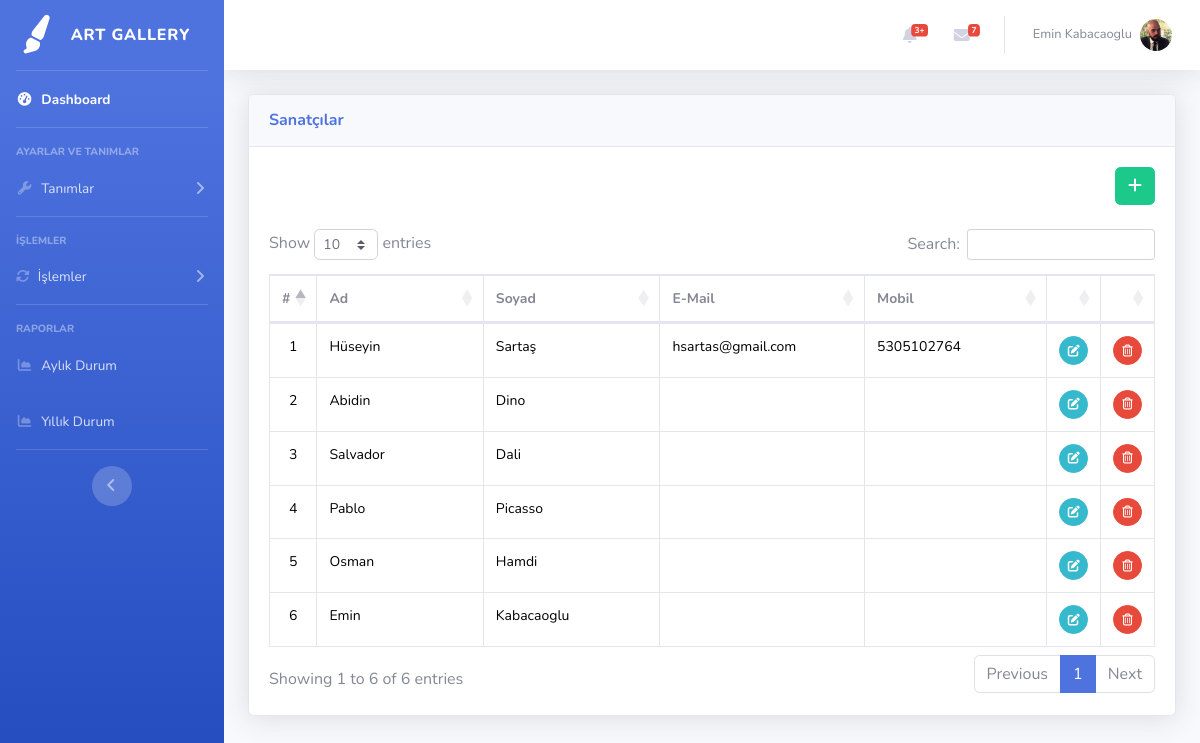
Screenshot of /artgallery/artists.php (signed in) with the database file from the repository.
### tables this page shows
CREATE TABLE IF NOT EXISTS `users` (
  `user_id` int NOT NULL AUTO_INCREMENT,
  `user_name` varchar(50) NOT NULL,
  `user_lastname` varchar(50) NOT NULL,
  `user_username` varchar(50) NOT NULL,
  `user_password` varchar(100) NOT NULL,
  `user_photo` varchar(100) NOT NULL,
  `user_status` enum('0','1') NOT NULL DEFAULT '1',
  `user_email` varchar(50) NOT NULL,
  `user_mobile` varchar(50) NOT NULL,
  PRIMARY KEY (`user_id`)
);

CREATE TABLE IF NOT EXISTS `artists` (
  `artist_id` int NOT NULL AUTO_INCREMENT,
  `artist_name` varchar(100) NOT NULL,
  `artist_lastname` varchar(100) NOT NULL,
  `artist_email` varchar(100) NOT NULL,
  `artist_mobile` varchar(50) NOT NULL,
  `record_date` timestamp NOT NULL DEFAULT CURRENT_TIMESTAMP,
  PRIMARY KEY (`artist_id`)
);

### artgallery/admin/setconfig.php (called while the page is built, shortened)
<?php
require_once 'admin/class.crud.php';
$db = new crud();
?>

### artgallery/admin/class.crud.php (called while the page is built, shortened)
<?php
    class crud{
        private $db;
        public function __construct(){
            try {
                 $this->db=new PDO('mysql:host=localhost;dbname=artgallery;charset=utf8','root','Baskent@2005@');
            } catch (Exception $e) {
                die("Bağlantı Başarısız: ".$e->getMessage());
            }
        }
        public function read($table,$options=[]){
            try {
                if (isset($options['column_name'])) {
                    $stmt=$this->db->prepare("SELECT * FROM $table order by {$options['column_name']} {$options['column_sort']}");
                }  else {
                    $stmt=$this->db->prepare("SELECT * FROM $table");
                }
                $stmt->execute();
                return $stmt;
            } catch (Exception $e) {
                echo $e->getMessage();
                return false;
            }
        }
        public function qSql($sql,$options=[]) {
            try {
                $stmt=$this->db->prepare($sql);
                $stmt->execute();
                return $stmt;
            } catch (Exception $e) {
                return ['status' => FALSE, 'error' => $e->getMessage()];
            }
        }
    }
?>

### artgallery/artists.php (the view, shortened to what this page needs)
<?php require_once 'header.php'; ?>
<div class="container-fluid" id="container-fluid">
  <div class="card shadow mb-4">
    <div class="card-header py-3">
      <h6 class="m-0 font-weight-bold text-primary">Sanatçılar</h6>
    </div>
<div class="card-body">
      <div class="table-responsive">
        <div align="right">
          <button class="btn btn-success" onclick="openForm()"><i class="fas fa-plus"></i></button>
        </div> <br>
        <table class="table table-bordered" id="dataTable" width="100%" cellspacing="0">
          <thead>
            <tr>
              <th>#</th>
              <th>Ad</th>
              <th>Soyad</th>
              <th>E-Mail</th>
              <th>Mobil</th>
              <th></th>
              <th></th>
            </tr>
          </thead>
          <tbody>
            <?php
            $sql = $db->read("artists");
            $count = 0;
            while ($row = $sql->fetch(PDO::FETCH_ASSOC)) {
              $count++;
              $artistid=$row["artist_id"];
              $sql2 = $db->qSql("SELECT * FROM arts WHERE arts.artist_id=$artistid");
              $record=$sql2->rowCount();
            ?>
              <tr>
                <td align="center" width="5"><?php echo $count ?></td>
                <td  width="250"><?php echo $row["artist_name"] ?></td>
                <td  width="250"><?php echo $row["artist_lastname"] ?></td>
                <td  width="250"><?php echo $row["artist_email"] ?></td>
                <td  width="250"><?php echo $row["artist_mobile"] ?></td>
                <td align="center" width="5"> <button class="btn btn-info btn-circle btn-sm" onclick="openUpdForm('<?php echo $row["artist_id"] ?>','<?php echo $row["artist_name"] ?>','<?php echo $row["artist_lastname"] ?>','<?php echo $row["artist_email"] ?>','<?php echo $row["artist_mobile"] ?>'  )"><i class="fas fa-edit"></i></button></td>
                <td  align="center"  width="5"><a id="delete_artist" onclick="deleteConfirm(<?php echo $row['artist_id'] ?>,<?php echo $record ?>)" href="#" class="btn btn-danger btn-circle btn-sm"><i class="far fa-trash-alt"></i></a></td>
              </tr>
            <?php  }  ?>
          </tbody>
        </table>
      </div>
    </div>
  </div>
</div>
<?php require_once 'footer.php' ?>

### artgallery/header.php (shortened to what this page needs)
<?php
require_once 'admin/setconfig.php';
$id = $_SESSION['user']['userID'];
$sql = $db->qSql("SELECT * FROM users WHERE users.user_id=$id ");
$row = $sql->fetch(PDO::FETCH_ASSOC)
?>
<!DOCTYPE html>
<html lang="en">
<head>
  <link href="vendor/fontawesome-free/css/all.min.css" rel="stylesheet" type="text/css">
  <link href="css/sb-admin-2.min.css" rel="stylesheet">
  <link rel="stylesheet" href="css/select2.min.css" />
  <link href="vendor/datatables/dataTables.bootstrap4.min.css" rel="stylesheet">
  <link rel="stylesheet" href="https://ajax.googleapis.com/ajax/libs/jqueryui/1.12.1/themes/smoothness/jquery-ui.css">
  <link rel="stylesheet" href="css/sweetalert2.min.css">
</head>
<body id="page-top">
  <div id="wrapper">
    <?php require_once 'sidebar.php' ?>
    <div id="content-wrapper" class="d-flex flex-column">
      <div id="content">
        <nav class="navbar navbar-expand navbar-light bg-white topbar mb-4 static-top shadow">
          <ul class="navbar-nav ml-auto">
            <li class="nav-item dropdown no-arrow mx-1">
              <a class="nav-link dropdown-toggle" href="#" id="alertsDropdown" role="button" data-toggle="dropdown" aria-haspopup="true" aria-expanded="false">
                <i class="fas fa-bell fa-fw"></i>
                <span class="badge badge-danger badge-counter">3+</span>
              </a>
            </li>
            <li class="nav-item dropdown no-arrow mx-1">
              <a class="nav-link dropdown-toggle" href="#" id="messagesDropdown" role="button" data-toggle="dropdown" aria-haspopup="true" aria-expanded="false">
                <i class="fas fa-envelope fa-fw"></i>
                <span class="badge badge-danger badge-counter">7</span>
              </a>
            </li>
            <li class="nav-item dropdown no-arrow">
              <a class="nav-link dropdown-toggle" href="#" id="userDropdown" role="button" data-toggle="dropdown" aria-haspopup="true" aria-expanded="false">
                <span class="mr-2 d-none d-lg-inline text-gray-600 small"><?php echo $_SESSION['user']['userName'] . " " . $_SESSION['user']['userLastName'] ?></span>
                <img class="img-profile rounded-circle" src="img/users/<?php if ($row["user_photo"] == null) {
                                                                          echo 'user.png';
                                                                        } else {
                                                                          echo $row["user_photo"];
                                                                        } ?>">
              </a>
            </li>
          </ul>
        </nav>

### artgallery/artists.php (style rules this page uses)
tr { font-size: 14px }
#dataTable td { color: black; }

### rows the page displays
users: user_photo (picture)
artists: artist_name "Hüseyin", artist_lastname "Sartaş", artist_email "hsartas@gmail.com", artist_mobile "5305102764"
artists: artist_name "Abidin", artist_lastname "Dino"
artists: artist_name "Salvador", artist_lastname "Dali"
artists: artist_name "Pablo", artist_lastname "Picasso"
artists: artist_name "Osman", artist_lastname "Hamdi"
artists: artist_name "Emin", artist_lastname "Kabacaoglu"

### other values shown
$_SESSION['user']['userName'] "Emin"
$_SESSION['user']['userLastName'] "Kabacaoglu"
